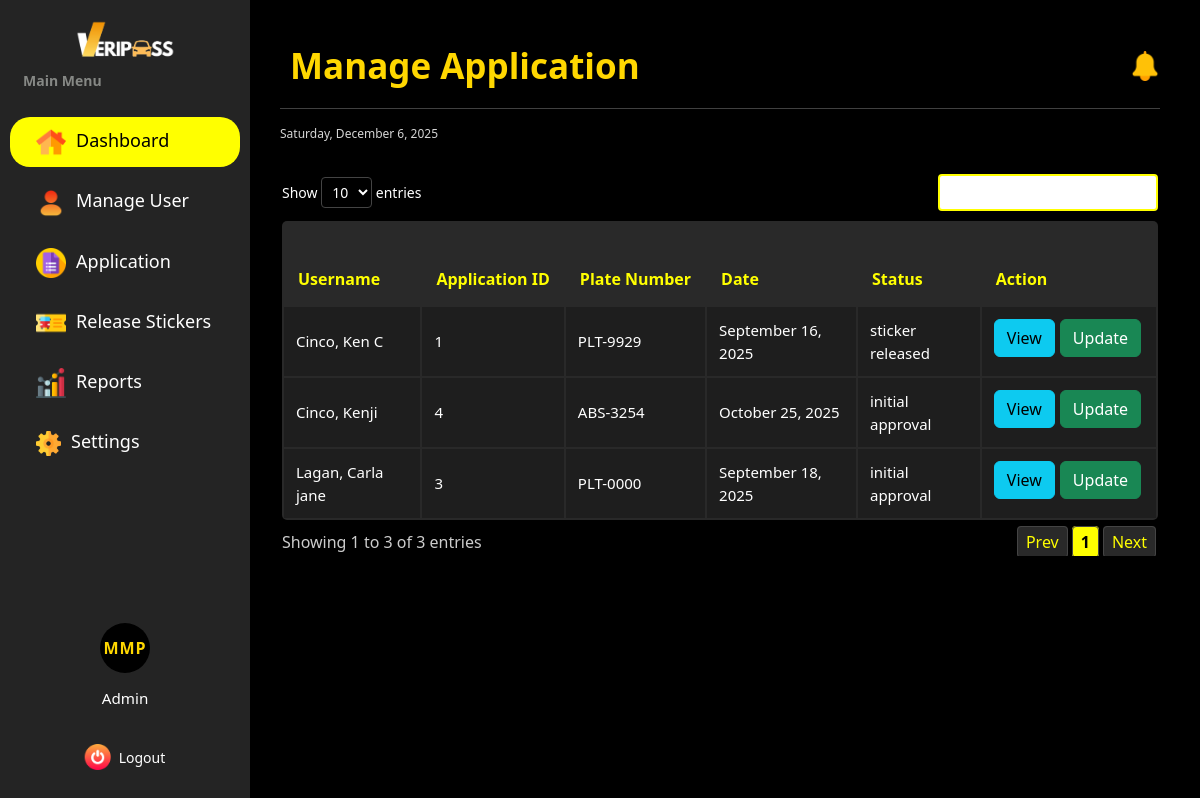
Before: /dashboard/admin/manage_application/ (signed in) with the older database file.
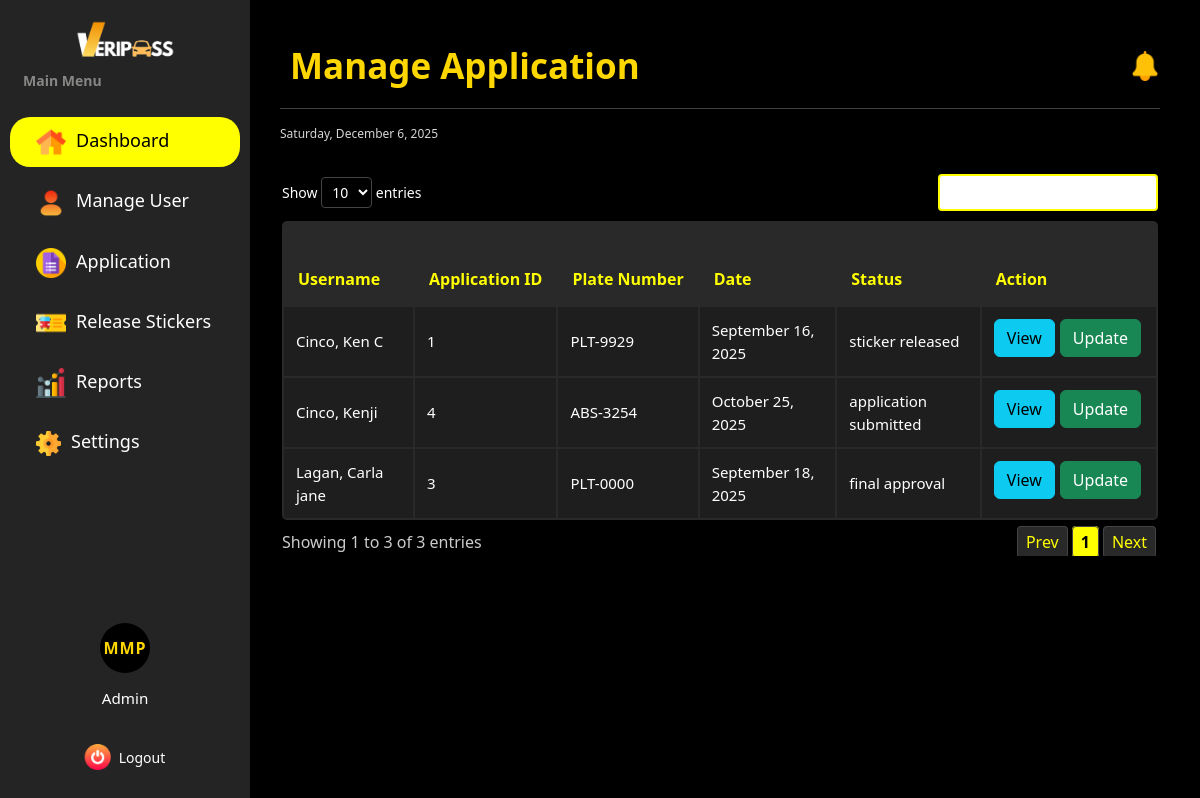
After: the same page with the newer database file.
### vehicle_pass/models.py (models this page shows, shortened)
class BaseModel(models.Model):
    created_at = models.DateTimeField(auto_now_add=True, db_index=True)
    updated_at = models.DateTimeField(auto_now=True)
    class Meta:
        abstract = True

class Registration(BaseModel):
    STATUS_CHOICES = [
        ('no application', 'No Application'),
        ('application submitted', 'Application Submitted'),
        ('initial approval', 'Waiting for Approval by OIC'),
        ('final approval', 'Waiting for Final Approval by GSO - Director'),
        ('approved', 'Approved'),
        ('sticker released', 'Vehicle Pass Sticker Released'),
        ('rejected', 'Rejected')
    ]
    registration_number = models.BigAutoField(primary_key=True)
    user = models.ForeignKey(UserProfile, on_delete=models.CASCADE)
    vehicle = models.ForeignKey(Vehicle, on_delete=models.CASCADE)
    files = models.URLField(max_length=255)
    status = models.CharField(max_length=85, choices=STATUS_CHOICES, default='no application')
    remarks = models.TextField(null=True)
    initial_approved_by = models.ForeignKey(SecurityProfile, on_delete=models.CASCADE, related_name='initial_approval', null=True, blank=True)
    final_approved_by = models.ForeignKey(SecurityProfile, on_delete=models.CASCADE, related_name='final_approval', null=True, blank=True)
    date_of_filing = models.DateTimeField(auto_now_add=True)
    sticker_released_date = models.DateField(blank=True, null=True)
    e_signature = models.ImageField(upload_to='signature/')
    printed_name = models.CharField(max_length=125)
    signature_date = models.DateTimeField(null=True, blank=True)
    def __str__(self):
        return f"Registration {self.registration_number} for {self.user.lastname}, {self.user.firstname}"

class UserProfile(BaseModel):
    ROLE_CHOICES = [('user', 'User'),
        ('security', 'Security'),
        ('admin', 'Admin')
        ]
    SCHOOL_ROLE_CHOICES = [('student', 'Student'),
                           ('faculty & staff', 'Faculty and Staff'),
                           ('university official', 'University Official')
    ]
    COLLEGE_CHOICES = [('CAD', 'College of Architecture and Design'),
                       ('CAH', 'College of Arts and Humanities'),
                       ('CBA', 'College of Business and Accountancy'),
                       ('CCJE', 'College of Criminal Justice and Education'),
                       ('CoE', 'College of Engineering'),
                       ('CHTM', 'College of Hospitality Management and Tourism'),
                       ('CNHS', 'College of Nursing and Health Sciences'),
                       ('CS', 'College of Sciences'),
                       ('CTE', 'College of Teacher Education'),
    ]
    YEAR_LEVEL_CHOICES = [('first year', 'First Year'),
                          ('second year', 'Second Year'),
                          ('third year', 'Third Year'),
                          ('fourth year', 'Fourth year'),
                          ('fifth year', 'Fifth Year')
    ]
    OFFICE_CHOICES = [
        ('university president', 'University President'),
        ('university president coa', 'University President COA'),
        ('office of the university secretary', 'Office of the University Secretary'),
        ('legal office', 'Legal Office (Data Privacy Office)'),
        ('planning and development office', 'Planning and Development Office'),
        ('office of the internal audit services', 'Office of the Internal Audit Services (QMS)'),
        ('public information office', 'Public Information Office'),
        ('alumni affairs office', 'Alumni Affairs Office'),
        ('academic council', 'Academic Council'),
        ('administrative council', 'Administrative Council'),
        ('research and extension council', 'Research and Extension Council'),
        ('management committee', 'Management Committee'),
        ('university ethics committee', 'University Ethics Committee'),
        ('gender and development office', 'Gender and Development Office'),
        ('international affairs and linkages office', 'International Affairs and Linkages Office'),
        ('office of the vice president for finance and administration', 'Office of the Vice President for Finance and Administration'),
        ('bids and awards committee', 'Bids and Awards Committee'),
        ('administrative management office', 'Administrative Management Office'),
        ('records archives management office', 'Records Archives Management Office'),
        ('human resource management office', 'Human Resource Management Office'),
        ('faculty and staff development unit', 'Faculty and Staff Development Unit'),
        ('health services office', 'Health Services Office'),
        ('management information system information office', 'Management Information System Information Office'),
        ('security office', 'Security Office'),
        ('supply and property management office', 'Supply and Property Management Office'),
        ('disaster risk reduction and management office', 'Disaster Risk Reduction and Management Office'),
        ('project management office', 'Project Management Office'),
        ('general services office', 'General Services Office'),
        ('utility and environmental management office', 'Utility and Environmental Management Office'),
        ('motorpool office', 'Motorpool Office'),
        ('finance management service offices (cfo)', 'Finance Management Service Offices (CFO)'),
        ('accounting office', 'Accounting Office'),
        ('processing unit', 'Processing Unit'),
        ('student accounts & assessment', 'Student Accounts & Assessment'),
        ('financial reporting', 'Financial Reporting'),
        ('budget office', 'Budget Office'),
        ('production services/income generating projects office', 'Production Services/Income Generating Projects Office'),
        ('production', 'Production'),
        ('sifma', 'SIFMA'),
        ('university bookstore', 'University Bookstore'),
        ('auxiliary services - canteen', 'Auxiliary Services - Canteen'),
        ('auxiliary services - hostel', 'Auxiliary Services - Hostel'),
        ('auxiliary services - dormitory', 'Auxiliary Services - Dormitory'),
        ('university printing press', 'University Printing Press'),
        ('procurement office', 'Procurement Office'),
        ('cashiers office', 'Cashier’s Office'),
        ('office of the vice president for research, development and extension', 'Office of the Vice President for Research, Development and Extension'),
        ('university research office', 'University Research Office'),
        ('university extension service office', 'University Extension Service Office'),
        ('intellectual property and technology transfer office', 'Intellectual Property and Technology Transfer Office'),
        ('palawan studies center', 'Palawan Studies Center'),
        ('center for strategy policy and governance', 'Center for Strategy Policy and Governance'),
        ('panrehiyong iv-b sentro ng wikang pilipino', 'Panrehiyong IV-B Sentro ng Wikang Pilipino'),
        ('marine science research center', 'Marine Science Research Center'),
        ('palawan international technology business incubator & startup hub office', 'Palawan International Technology Business Incubator & Startup Hub Office'),
        ('office of the vice president for academic affairs', 'Office of the Vice President for Academic Affairs'),
        ('office of the eteeap', 'Office of the ETEEAP'),
        ('office of the university registrar', 'Office of the University Registrar'),
        ('university quality assurance center', 'University Quality Assurance Center'),
        ('office of the university sports', 'Office of the University Sports'),
        ('office of the curriculum & instructional materials development', 'Office of the Curriculum & Instructional Materials Development'),
        ('office of the student affairs and services', 'Office of the Student Affairs and Services'),
        ('social and cultural affairs (psu band, psu dance troupe, psu singers)', 'Social and Cultural Affairs (PSU Band, PSU Dance Troupe, PSU Singers)'),
        ('office of the university library', 'Office of the University Library'),
        ('psu museum', 'PSU Museum'),
    ]
    WORKPLACE_CHOICES = OFFICE_CHOICES + COLLEGE_CHOICES
    corporate_email = models.EmailField(max_length=50, unique=True)
    password = models.CharField(max_length=128)
    contact = models.CharField(max_length=14)
    lastname = models.CharField(max_length=25)
    firstname = models.CharField(max_length=50)
    middlename = models.CharField(max_length=25, blank=True, null=True)
    suffix = models.CharField(max_length=5, blank=True, null=True)
    address = models.CharField(max_length=100, blank=True, null=True)
    dl_number = models.CharField(max_length=25)
    college = models.CharField(max_length=100, choices=COLLEGE_CHOICES ,blank=True, null=True)
    program = models.CharField(max_length=100, blank=True, null=True)
    year_level = models.CharField(max_length=40, choices=YEAR_LEVEL_CHOICES, blank=True, null=True)
    father_name = models.CharField(max_length=100, blank=True, null=True)
    father_contact = models.CharField(max_length=14, blank=True, null=True)
    father_address = models.CharField(max_length=150, blank=True, null=True)
    mother_name = models.CharField(max_length=100, blank=True, null=True)
    mother_contact =models.CharField(max_length=14, blank=True, null=True)
    mother_address = models.CharField(max_length=150, blank=True, null=True)
    guardian_name = models.CharField(max_length=100, blank=True, null=True)
    guardian_contact = models.CharField(max_length=14, blank=True, null=True)
    guardian_address = models.CharField(max_length=150, blank=True, null=True)
    position = models.CharField(max_length=50, blank=True, null=True)
    workplace = models.CharField(max_length=150, choices=WORKPLACE_CHOICES, blank=True, null=True)
    role = models.CharField(max_length=20, choices=ROLE_CHOICES, default='user', null=True)
    school_role = models.CharField(max_length=20, choices=SCHOOL_ROLE_CHOICES, null=True, blank=True)

class Vehicle(BaseModel):
    VEHICLE_TYPE = [('motor', 'Motor'),
                    ('car', 'Car'),
                    ('van', 'Van')]
    applicant = models.ForeignKey(UserProfile, on_delete=models.CASCADE, null=True, blank=True)
    make_model = models.CharField(max_length=35)
    plate_number = models.CharField(max_length=10, unique=True)
    year_model = models.IntegerField()
    color = models.CharField(max_length=20)
    type = models.CharField(choices=VEHICLE_TYPE, max_length=5)
    engine_number = models.CharField(max_length=25)
    chassis_number = models.CharField(max_length=17)
    or_number = models.CharField(max_length=25)
    cr_number = models.CharField(max_length=25)
    owner_firstname = models.CharField(max_length=45, null=True, blank=True)
    owner_middlename = models.CharField(max_length=45, null=True, blank=True)
    owner_lastname = models.CharField(max_length=45, null=True, blank=True)
    owner_suffix = models.CharField(max_length=5, null=True, blank=True)
    relationship_to_owner = models.CharField(max_length=15, null=True, blank=True)
    contact_number = models.CharField(max_length=14, null=True, blank=True)
    address = models.CharField(max_length=100, null=True, blank=True)

### vehicle_pass/views.py (the view)
# urls.py: path("dashboard/admin/manage_application/", AdminViewApplication.as_view(), name="admin_manage_application"),
class AdminViewApplication(CustomLoginRequiredMixin, ListView):
    model = Registration
    template_name = 'Admin/Admin_Application.html'
    context_object_name = 'applications'
    paginate_by = 20
    def get_context_data(self, **kwargs):
        context = super().get_context_data(**kwargs)
        applications = context['applications']
        print(f"Applications count: {len(applications)}")
        if applications:
            print(f"First application: {applications[0]}")
        return context

### vehicle_pass/authentication.py (called while the page is built)
    def dispatch(self, request, *args, **kwargs):
        if not request.session.get("user_id"): #overrides the django dispatch
            return redirect("login")  #redirect to login if no active on session
        request.user_profile = get_object_or_404(UserProfile, id=request.session["user_id"])
        return super().dispatch(request, *args, **kwargs)

### vehicle_pass/context_processors.py (called while the page is built)
def admin_user_context(request):
    profile = None
    user_id = request.session.get('user_id')
    if user_id:
        profile = UserProfile.objects.filter(id=user_id).first()
    return {'profile': profile}

def default_user_context(request):
    profile = None
    user_id = request.session.get('user_id')
    if user_id:
        profile = UserProfile.objects.filter(id=user_id).first()
    return {'profile': profile}

def security_user_context(request):
    profile = None
    user_id = request.session.get('user_id')
    if user_id:
        profile = UserProfile.objects.filter(id=user_id).first()
    return {'profile': profile}

### templates/Admin/Admin_Application.html (shortened to what this page needs)
{% extends "includes/admin_sidebar.html" %}
{% load static %}
{% block extra_css %}
    <link rel="stylesheet" href="{% static 'css/admin-dashboard-style.css' %}">
    <link rel="stylesheet" href="{% static 'css/sidebar.css' %}">
    <link rel="stylesheet"href="https://cdn.datatables.net/responsive/2.4.1/css/responsive.dataTables.min.css">
{% endblock %}
{% block content %}
<div class="dashboard-wrapper d-flex">
    <div class="main-content flex-grow-1 ms-uto">
        <div class="d-flex justify-content-between align-items-center">
            <h2 class="title mb-3 mb-md-0">Manage Application</h2>
            <div class="d-flex align-items-center gap-3">
                <a href="Announcements.html" class="text-decoration-none position-relative">
                    <img src="{% static 'images/notification.png' %}" alt="Notifications" width="30" height="30">
                </a>
            </div>
        </div>
        <hr>
        <small><span id="date"></span></small>
        <br>
        <section class="table-container">
            <table id="myTable" class="users-table">
                <thead>
                    <tr>
                        <th>Username</th>
                        <th>Application ID</th>
                        <th>Plate Number</th>
                        <th>Date</th>
                        <th>Status</th>
                        <th>Action</th>
                    </tr>
                </thead>
                <tbody>
                    {% for applicant in applications %}
                        <tr>
                            <td>
                                {{ applicant.user.lastname }}, {{ applicant.user.firstname }}
                                {{ applicant.user.middlename|default_if_none:""|slice:":1" }}
                            </td>
                            <td>{{ applicant.registration_number }}</td>
                            <td>{{ applicant.vehicle.plate_number }}</td>
                            <td>{{ applicant.created_at|date:"F d, Y" }}</td>
                            <td>{{ applicant.status }}</td>
                            <td>
                                <a href="{% url 'admin_view_specific_application' applicant.pk %}" class="btn btn-info">View</a>
                                <a href="{% url 'admin_update_application' applicant.pk %}" class="btn btn-success">Update</a>
                            </td>
                        </tr>
                    {% empty %}
                        <tr>
                            <td colspan="6" style="text-align: center">
                                <p class="text-sm font-weight-bold mb-0">No Records Found</p>
                            </td>
                        </tr>
                    {% endfor %}
                </tbody>
            </table>
        </section>
    </div>
</div>
{% endblock %}

Changed rows visible on the page:
changed Registration "Lagan": status "initial approval" → "final approval"
changed Registration "Kenji": status "initial approval" → "application submitted"
